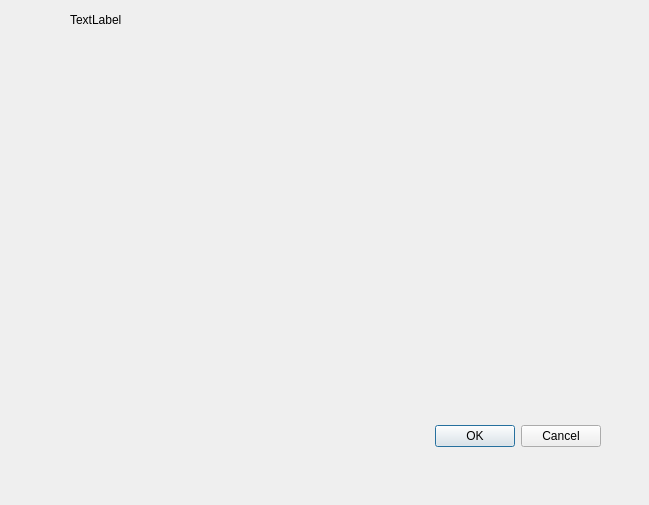
<?xml version="1.0" encoding="UTF-8"?>
<ui version="4.0">
 <class>AddNewEntryWidget</class>
 <widget class="QDialog" name="AddNewEntryWidget">
  <property name="geometry">
   <rect>
    <x>0</x>
    <y>0</y>
    <width>649</width>
    <height>505</height>
   </rect>
  </property>
  <property name="windowTitle">
   <string>Dialog</string>
  </property>
  <widget class="QDialogButtonBox" name="buttonBox">
   <property name="geometry">
    <rect>
     <x>260</x>
     <y>420</y>
     <width>341</width>
     <height>32</height>
    </rect>
   </property>
   <property name="orientation">
    <enum>Qt::Horizontal</enum>
   </property>
   <property name="standardButtons">
    <set>QDialogButtonBox::Cancel|QDialogButtonBox::Ok</set>
   </property>
  </widget>
  <widget class="QLabel" name="label">
   <property name="geometry">
    <rect>
     <x>70</x>
     <y>10</y>
     <width>63</width>
     <height>20</height>
    </rect>
   </property>
   <property name="text">
    <string>TextLabel</string>
   </property>
  </widget>
 </widget>
 <resources/>
 <connections>
  <connection>
   <sender>buttonBox</sender>
   <signal>accepted()</signal>
   <receiver>AddNewEntryWidget</receiver>
   <slot>accept()</slot>
   <hints>
    <hint type="sourcelabel">
     <x>248</x>
     <y>254</y>
    </hint>
    <hint type="destinationlabel">
     <x>157</x>
     <y>274</y>
    </hint>
   </hints>
  </connection>
  <connection>
   <sender>buttonBox</sender>
   <signal>rejected()</signal>
   <receiver>AddNewEntryWidget</receiver>
   <slot>reject()</slot>
   <hints>
    <hint type="sourcelabel">
     <x>316</x>
     <y>260</y>
    </hint>
    <hint type="destinationlabel">
     <x>286</x>
     <y>274</y>
    </hint>
   </hints>
  </connection>
 </connections>
</ui>
